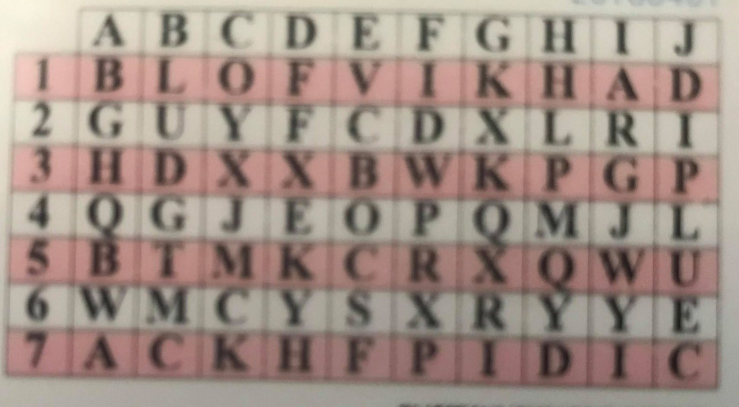
//> input picture uploads/student.jpg, 1477 x 813 px (shown at 1/2 size)
$ ./claheTransform uploads/student.jpg   (built with g++ and OpenCV 4)
//> lines starting //> are read from the running program, lines starting //| are printed output that depends on the picture; after the words box and inside, x2 and y2 are one past the last pixel; in counts of white or black regions, pixels touching at a corner belong together
#include <opencv2/core.hpp>
#include <opencv2/imgproc.hpp>
#include <opencv2/highgui.hpp>
#include <iostream>
#include <chrono>

using namespace std;
using namespace cv;

double angle( cv::Point pt1, cv::Point pt2, cv::Point pt0 ) {
    double dx1 = pt1.x - pt0.x;
    double dy1 = pt1.y - pt0.y;
    double dx2 = pt2.x - pt0.x;
    double dy2 = pt2.y - pt0.y;
    return (dx1*dx2 + dy1*dy2)/sqrt((dx1*dx1 + dy1*dy1)*(dx2*dx2 + dy2*dy2) + 1e-10);
}

bool detectSlide(cv::Point pt1, cv::Point pt2){
    double dx = fabs(pt1.x - pt2.x);
    double dy = fabs(pt1.y - pt2.y);

    return ((dx <= 60) || (dx > 150)) && ((dy <= 60) || (dy > 150));
}

bool checkOrientation(std::vector<cv::Point> approx){
    for( int i = 0; i < 3; i++ )
    {
        for (int j = i + 1; j < 4; j++)
        if (!detectSlide(approx[i], approx[j])){
            return false;
        }
    }
    return true;
}

// [10 lines of commented-out code are left out]

static void findSquares( const cv::Mat& image, std::vector<std::vector<Point> >& squares, float ang, std::vector<double>& area, int threshold_level)
{
    squares.clear();
    cv::Mat pyr, timg, gray0(image.size(), CV_8U), gray;
    // down-scale and upscale the image to filter out the noise
    cv::pyrDown(image, pyr, Size(image.cols/2, image.rows/2));
    cv::pyrUp(pyr, timg, image.size());
    std::vector<std::vector<cv::Point> > contours;

    // find squares in every color plane of the image
    //int threshold_level = 13;
    for( int c = 0; c < 3; c++ )
    {
        int ch[] = {c, 0};
        cv::mixChannels(&timg, 1, &gray0, 1, ch, 1);
        // try several threshold levels
        for( int l = 0; l < threshold_level; l++ )
        {
            // hack: use Canny instead of zero threshold level.
            // Canny helps to catch squares with gradient shading
            if( l > 0 && l < 5)
            {
                // apply Canny. Take the upper threshold from slider
                // and set the lower to 0 (which forces edges merging)
                cv::Canny(gray0, gray, 0, 20, 5);
                // dilate canny output to remove potential
                // holes between edge segments
                cv::dilate(gray, gray, cv::Mat(), Point(-1,-1));
            }
            else
            {
                // apply threshold if l!=0:
                // tgray(x,y) = gray(x,y) < (l+1)*255/N ? 255 : 0
                gray = gray0 >= (l+1)*255/threshold_level;
            }
            // find contours and store them all as a list
            cv::findContours(gray, contours, RETR_LIST, CHAIN_APPROX_SIMPLE);
            std::vector<cv::Point> approx;
            // test each contour
            for( size_t i = 0; i < contours.size(); i++ )
            {
                cv::approxPolyDP(contours[i], approx, arcLength(contours[i], true)*0.02, true);
                if( approx.size() == 4 &&
                    fabs(cv::contourArea(approx)) > 2.5e+05 &&
                    fabs(cv::contourArea(approx)) < 6.6e+05 &&
                    cv::isContourConvex(approx) )
                {
                    double maxCosine = 0;
                    for( int j = 2; j < 6; j++ )
                    {
                        // find the maximum cosine of the angle between joint edges
                        double cosine = fabs(angle(approx[j%4], approx[j-2], approx[(j-1) % 4]));
                        maxCosine = MAX(maxCosine, cosine);
                    }
                    // if cosines of all angles are small
                    // (all angles are ~90 degree) then write quandrange
                    // vertices to resultant sequence

                    // if( maxCosine < ang && detectSlide(approx[0], approx[1]))
                    if( maxCosine < ang && checkOrientation(approx))
                    {
                        squares.push_back(approx);
                        area.push_back(fabs(cv::contourArea(approx)));
                    }
                }
            }
        }
    }
}

static void findCircle(const cv::Mat& image, std::vector<Vec3f>& circles){
    cv::Mat gray;
    cv::cvtColor(image, gray, COLOR_BGR2GRAY);
    cv::medianBlur(gray, gray, 5);
    cv::HoughCircles(gray, circles, HOUGH_GRADIENT, 1,
                 gray.rows/16,
                 100, 30, 100, 300
    );
}

cv::Mat imgSegmentation(cv::Mat src){
    // ------------------------- IMAGE SEGMENTATION ------------------------ //
    // Show the original image
    //imshow("Source Image", src);
    // Change the background from white to black
    // extract better results during the use of Distance Transform
    for ( int i = 0; i < src.rows; i++ ) {
        for ( int j = 0; j < src.cols; j++ ) {
            if ( src.at<Vec3b>(i, j) == Vec3b(255,255,255) )
            {
                src.at<Vec3b>(i, j)[0] = 0;
                src.at<Vec3b>(i, j)[1] = 0;
                src.at<Vec3b>(i, j)[2] = 0;
            }
        }
    }
    // Show image with black background
    //imshow("Black Background Image", src);
    // Sharpen the image
    //cv::Mat kernel = (cv::Mat_<float>(3,3) <<
    //              1,  1, 1,
    //              1, -8, 1,
    //              1,  1, 1);
    cv::Mat kernel = (cv::Mat_<float>(5,5) <<
                  1,  1,   1,  1, 1,
                  1,  1, -14,  1, 1,
                  1,  1,   1,  1, 1);
    // Laplacian filtering
    cv::Mat imgLaplacian;
    cv::filter2D(src, imgLaplacian, CV_32F, kernel);
    cv::Mat sharp;
    src.convertTo(sharp, CV_32F);
    cv::Mat imgResult = sharp - imgLaplacian;
    // convert back to 8bits gray scale
    imgResult.convertTo(imgResult, CV_8UC3);
    imgLaplacian.convertTo(imgLaplacian, CV_8UC3);
    // Show the laplace filtered image
    //imshow( "Laplace Filtered Image", imgLaplacian );
    // Show sharpened image
    //imshow( "New Sharped Image", imgResult );
    // Create binary image from original image
    cv::Mat bw;
    cv::cvtColor(imgResult, bw, COLOR_BGR2GRAY);
    cv::threshold(bw, bw, 100, 255, THRESH_BINARY | THRESH_OTSU);
    //imshow("Binary Image", bw);

    // Perform the distance transform algorithm
    cv::Mat dist;
    cv::distanceTransform(bw, dist, DIST_L1, 5);
    // Normalize the distance image for range = {0.0, 1.0}
    // then visualize and threshold
    cv::normalize(dist, dist, 0, 1.0, NORM_MINMAX);
    //imshow("Distance Transform Image", dist);

    // Threshold to obtain the peaks
    // Create markers for the foreground objects
    cv::threshold(dist, dist, 0.4, 1.0, THRESH_BINARY);
    // Dilate distanced image
    cv::Mat kernel1 = cv::Mat::ones(3, 3, CV_8U);
    cv::dilate(dist, dist, kernel1);
    //imshow("Peaks", dist);

    // Create the CV_8U version of the distance image
    // It is needed for findContours()
    cv::Mat dist_8u;
    dist.convertTo(dist_8u, CV_8U);

    // Find total markers
    std::vector<std::vector<Point> > contours;
    cv::findContours(dist_8u, contours, RETR_EXTERNAL, CHAIN_APPROX_SIMPLE);

    // Create the marker image for the watershed algorithm
    cv::Mat markers = cv::Mat::zeros(dist.size(), CV_32S);

    // Draw the foreground markers
    for (size_t i = 0; i < contours.size(); i++)
    {
        drawContours(markers, contours, static_cast<int>(i), Scalar(static_cast<int>(i)+1), -1);
    }

    // Draw the background marker
    cv::circle(markers, Point(5,5), 3, Scalar(255), -1);
    //imshow("Markers", markers*10);

    // Perform the watershed algorithm
    cv::watershed(imgResult, markers);
    cv::Mat mark;
    markers.convertTo(mark, CV_8U);
    cv::bitwise_not(mark, mark);
    //imshow("Markers_v2", mark);

    // Generate random colors
    std::vector<Vec3b> colors;
    for (size_t i = 0; i < contours.size(); i++)
    {
        int b = theRNG().uniform(0, 256);
        int g = theRNG().uniform(0, 256);
        int r = theRNG().uniform(0, 256);
        colors.push_back(Vec3b((uchar)b, (uchar)g, (uchar)r));
    }

    // Create the result image
    cv::Mat dst = cv::Mat::zeros(markers.size(), CV_8UC3);
    // Fill labeled objects with random colors
    for (int i = 0; i < markers.rows; i++)
    {
        for (int j = 0; j < markers.cols; j++)
        {
            int index = markers.at<int>(i,j);
            if (index > 0 && index <= static_cast<int>(contours.size()))
            {
                dst.at<Vec3b>(i,j) = colors[index-1];
            }
        }
    }

    // Visualize the final image
    // imshow("Final Result", dst);
    // cv::imwrite("dst.png", dst);
    return dst;
}

cv::Mat claheTransform(cv::Mat bgr_image){
    cv::Mat lab_image;
    cv::cvtColor(bgr_image, lab_image, cv::COLOR_BGR2Lab);

    // Extract the L channel from the lab image
    std::vector<cv::Mat> lab_planes(3);

    // L image in lab_planes[0]
    cv::split(lab_image, lab_planes);

    // apply the CLAHE algorithm to the L channel
    cv::Ptr<cv::CLAHE> clahe = cv::createCLAHE();
    clahe->setClipLimit(2);
    cv::Mat dst;
    clahe->apply(lab_planes[0], dst);

    // Merge the the color planes back into an Lab image
    dst.copyTo(lab_planes[0]);
    cv::merge(lab_planes, lab_image);

   // Convert back to RGB
   cv::Mat image_clahe;
   cv::cvtColor(lab_image, image_clahe, cv::COLOR_Lab2BGR);
   return image_clahe;
}

int main(int argc, char *argv[])
{
    auto start = chrono::high_resolution_clock::now();
    // Load the image
    cv::Mat src = imread(argv[1]);
//> src is the input picture: 813 rows x 1477 cols, CV_8UC3; mean B, G, R 132.2, 141.5, 159.9
    if( src.empty() )
    {
        std::cout << "Could not open or find the image!\n" << std::endl;
        return -1;
    }

    // resize original image to 1/4 size
    cv::resize(src, src, cv::Size(), 0.25, 0.25);
//> src: 203 rows x 369 cols, CV_8UC3
    std::cout << "Image area is: " << src.cols * src.rows << std::endl;
//| Image area is: 74907
    std::cout << "Image cols: " << src.cols << " rows: " << src.rows << std::endl;
//| Image cols: 369 rows: 203
    cv::Mat sub = src.clone();
    cv::imshow("Source", src);

    //--------------------------------------- CLAHE TRANSFORM ----------------------------------------
    src = claheTransform(src);
//> in claheTransform, `cv::cvtColor(bgr_image, lab_image, cv::COLOR_BGR2Lab);`: lab_image: 203 rows x 369 cols, CV_8UC3; mean of channels 0, 1, 2 152.9, 133.5, 135.7
//> in claheTransform, `cv::split(lab_image, lab_planes);`:
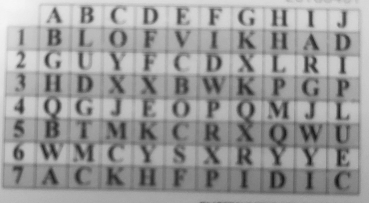
//> lab_planes[0]: 203 rows x 369 cols, CV_8UC1; min 23, max 247, mean 152.9
//> in claheTransform, `cv::split(lab_image, lab_planes);`:
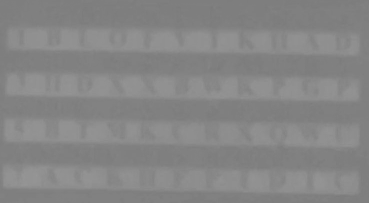
//> lab_planes[1]: 203 rows x 369 cols, CV_8UC1; min 122, max 151, mean 133.5
//> in claheTransform, `clahe->apply(lab_planes[0], dst);`:
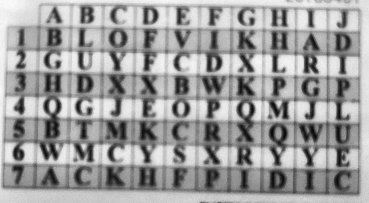
//> dst: 203 rows x 369 cols, CV_8UC1; min 10, max 250, mean 156.7
//> in claheTransform, `cv::merge(lab_planes, lab_image);`: lab_image: 203 rows x 369 cols, CV_8UC3; mean of channels 0, 1, 2 156.7, 133.5, 135.7
//> in claheTransform, `cv::cvtColor(lab_image, image_clahe, cv::COLOR_Lab2BGR);`:
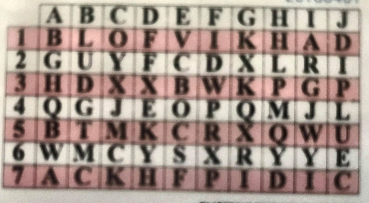
//> image_clahe: 203 rows x 369 cols, CV_8UC3; mean B, G, R 137.4, 146.9, 165.1
    cv::imshow("CLAHE Transform", src);

    int threshold_level[2] = {13, 30};
    std::vector<double> thresholdSquaresArea;
    std::vector<std::vector<Point>> thresholdSquares;
    for (int i = 0; i < 2; i++){
        // Find squares without using Image Segmentation
        std::vector<std::vector<cv::Point>> squares;    //std::vector of std::vector of points of squares
        std::vector<double> squaresArea;
        findSquares(sub, squares, 0.1, squaresArea, threshold_level[i]);

        // Find squares using Image Segmentation
        cv::Mat dst = imgSegmentation(src);
        std::vector<std::vector<cv::Point>> Watershed;    //std::vector of std::vector of points of squares
        std::vector<double> WatershedArea;
        findSquares(dst, Watershed, 0.13, WatershedArea, threshold_level[i]);

        // [14 lines of commented-out code are left out]
        std::cout << "Watershed squares no: " << Watershed.size() << std::endl;
        std::cout << "Original method squares no: " << squares.size() << std::endl;
        int minSquaresArea = std::distance(squaresArea.begin(), min_element(squaresArea.begin(), squaresArea.end()));    //smallest element's index in squares std::vector (w/o image segmentation)
        if (Watershed.size() == 0 && squares.size() == 0){
            continue;
        }
        if (Watershed.size() == 0){
            //cv::polylines(src, squares[minSquaresArea], true, Scalar(0, 0, 255), 3, LINE_AA);
            thresholdSquares.push_back(squares[minSquaresArea]);
            thresholdSquaresArea.push_back(contourArea(squares[minSquaresArea]));
        }
        else{
            int val = -1;
            int minWatershedArea = std::distance(WatershedArea.begin(), min_element(WatershedArea.begin(), WatershedArea.end()));
            //std::cout << minWatershedArea << std::endl;
            for (int i = 0; i < squares.size(); i++){
                double ratio = squaresArea[i] / WatershedArea[minWatershedArea];
                if ( (ratio < 1.2 && ratio > 0.8))
                    val = i;
            }
            std::cout << "Val: " << val << std::endl;
            if (val == -1){
                //cv::polylines(src, Watershed[minWatershedArea], true, Scalar(0, 0, 255), 4, LINE_AA);
                thresholdSquares.push_back(Watershed[minWatershedArea]);
                thresholdSquaresArea.push_back(contourArea(Watershed[minWatershedArea]));
            }else
            {
                //cv::polylines(src, squares[val], true, Scalar(0, 0, 255), 4, LINE_AA);
                thresholdSquares.push_back(squares[val]);
                thresholdSquaresArea.push_back(contourArea(squares[val]));
            }
        }
    }
//> this loop made 2 passes
//> (squares, contours in imgSegmentation, Watershed, minSquaresArea) on passes 1 to 2: (0 contours, 1 contour; box (x1, y1, x2, y2) and area: (0, 0, 31, 22) 390, 0 contours, 0), (0 contours, 1 contour; box (x1, y1, x2, y2) and area: (0, 0, 31, 22) 390, 0 contours, 0)
//| Watershed squares no: 0
//| Original method squares no: 0
//| Watershed squares no: 0
//| Original method squares no: 0
//> pass 1, in findSquares, `cv::pyrDown(image, pyr, Size(image.cols/2, image.rows/2));`:
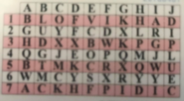
//> pyr: 101 rows x 184 cols, CV_8UC3; mean B, G, R 132.2, 141.6, 160.1
//> pass 1, in findSquares, `cv::pyrUp(pyr, timg, image.size());`:
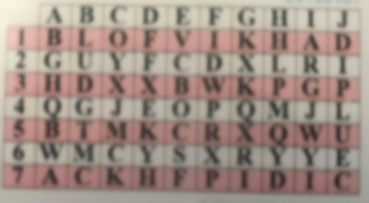
//> timg: 203 rows x 369 cols, CV_8UC3; mean B, G, R 132.3, 141.7, 160.1
//> pass 1, in imgSegmentation, `cv::filter2D(src, imgLaplacian, CV_32F, kernel);`:
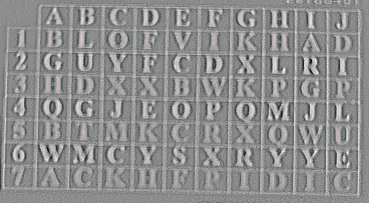
//> imgLaplacian: 203 rows x 369 cols, CV_32FC3; mean B, G, R -0.4, -0.4, -0.4; drawn with min black and max white
//> after the loop, thresholdSquares = 0 contours
    int index = std::distance(thresholdSquaresArea.begin(), max_element(thresholdSquaresArea.begin(), thresholdSquaresArea.end()));
//> index = 0

    //////////////////////////////////// DRAW VALID SQUARE ////////////////////////////////
//> (the run ends here: the program crashes, at `cv::polylines(src, thresholdSquares[index], true, Scalar(0, 0, 255), 4..`)
